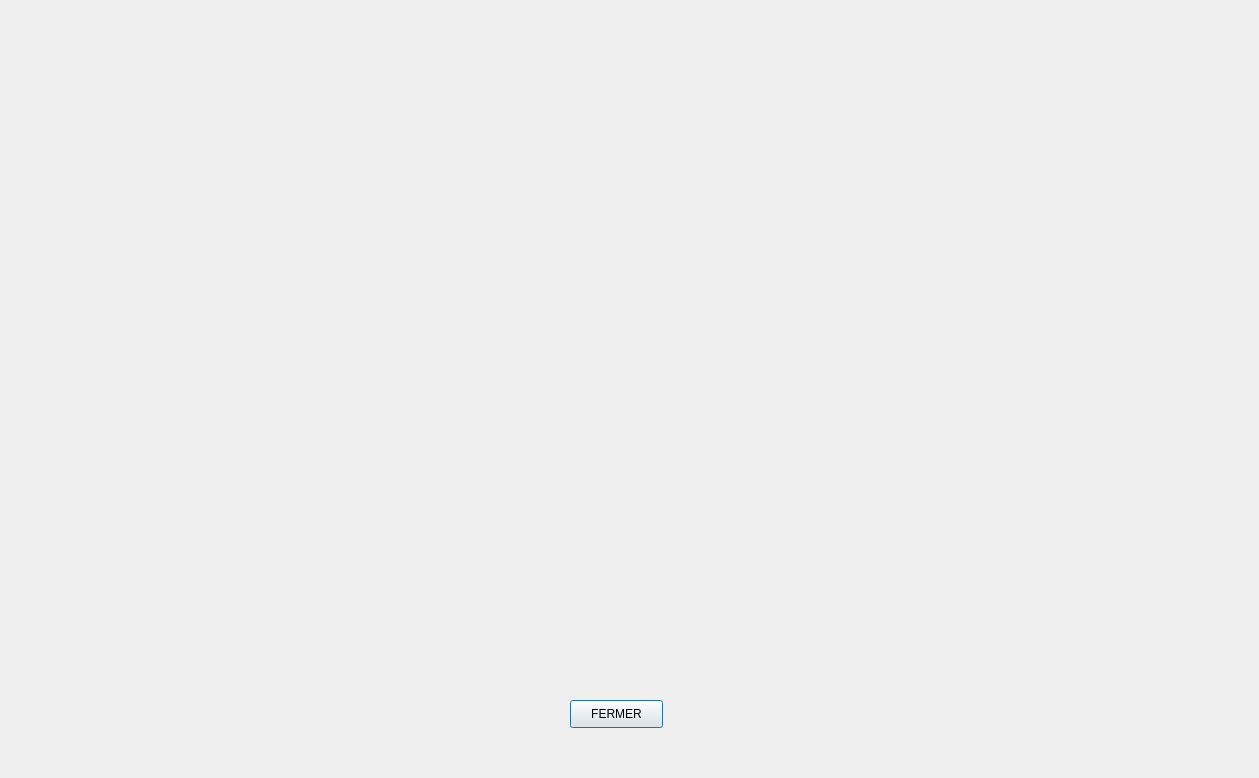
<?xml version="1.0" encoding="UTF-8"?>
<ui version="4.0">
 <class>dialogstats</class>
 <widget class="QDialog" name="dialogstats">
  <property name="geometry">
   <rect>
    <x>0</x>
    <y>0</y>
    <width>1259</width>
    <height>778</height>
   </rect>
  </property>
  <property name="windowTitle">
   <string>Dialog</string>
  </property>
  <widget class="QPushButton" name="pushButton">
   <property name="geometry">
    <rect>
     <x>570</x>
     <y>700</y>
     <width>93</width>
     <height>28</height>
    </rect>
   </property>
   <property name="text">
    <string>FERMER</string>
   </property>
  </widget>
  <widget class="QCustomPlot" name="plot" native="true">
   <property name="geometry">
    <rect>
     <x>30</x>
     <y>40</y>
     <width>1201</width>
     <height>651</height>
    </rect>
   </property>
  </widget>
 </widget>
 <customwidgets>
  <customwidget>
   <class>QCustomPlot</class>
   <extends>QWidget</extends>
   <header location="global">qcustomplot.h</header>
   <container>1</container>
  </customwidget>
 </customwidgets>
 <resources/>
 <connections/>
</ui>
